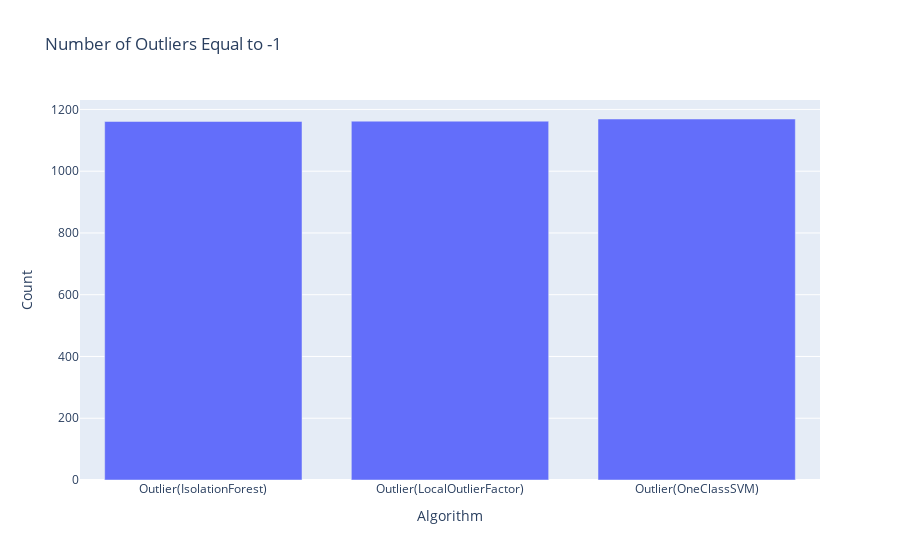

Here is the notebook cell this chart was saved with:
### Code cell
import pandas as pd
import plotly.graph_objects as go

# Load the dataset
data = pd.read_csv('Outliers.csv')

# Select the last three columns
outlier_columns = ['Outlier(IsolationForest)', 'Outlier(LocalOutlierFactor)', 'Outlier(OneClassSVM)']

# Count the number of -1 outliers in each column
outlier_counts = data[outlier_columns].apply(lambda x: x[x == -1].count())

# Create a bar plot using Plotly
fig = go.Figure(data=[go.Bar(x=outlier_counts.index, y=outlier_counts.values)])

# Configure layout options
fig.update_layout(
    title='Number of Outliers Equal to -1',
    xaxis=dict(title='Algorithm'),
    yaxis=dict(title='Count')
)

# Show the plot
fig.show()

### Figure 1 — Plotly figure (JSON) as saved in the notebook; plotly's stock layout.template omitted (floating-point values rounded to 4 significant figures)
{"data": [{"type": "bar", "x": ["Outlier(IsolationForest)", "Outlier(LocalOutlierFactor)", "Outlier(OneClassSVM)"], "y": [1161, 1162, 1169]}], "layout": {"autosize": true, "title": {"text": "Number of Outliers Equal to -1"}, "xaxis": {"autorange": true, "range": [-0.5, 2.5], "title": {"text": "Algorithm"}, "type": "category"}, "yaxis": {"autorange": true, "range": [0, 1231.0], "title": {"text": "Count"}, "type": "linear"}}}
